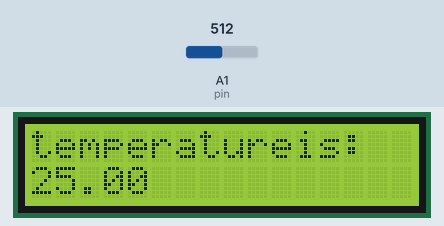
Recording of a sketch running on a simulated Arduino Uno, built with avr-gcc and run on an emulated ATmega328P. On the bench: 16×2 character LCD. Inputs (shaded band) come from the test bench; at power-on: A1 (pin) = 512. What the sketch prints to the serial monitor is not drawn.

Above: at 1.2 s.
1.3 s: A1 (pin) set to 0
At 2.6 s:
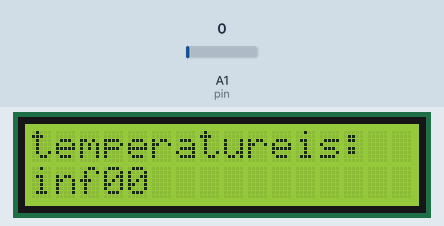
2.9 s: A1 (pin) set to 122
At 3.4 s:
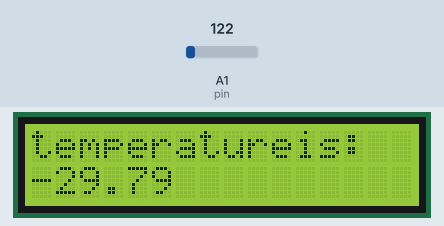
4.6 s: A1 (pin) set to 306
At 5.9 s:
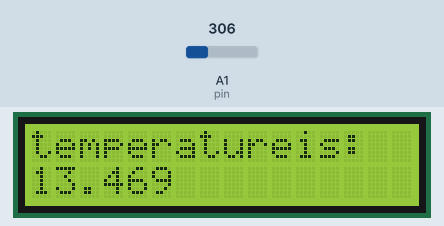
6.2 s: A1 (pin) set to 716
At 6.8 s:
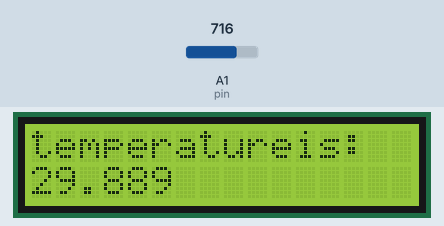
Timing chart, 0 to 8.9 s (numbered marks = the images above; inputs shaded):
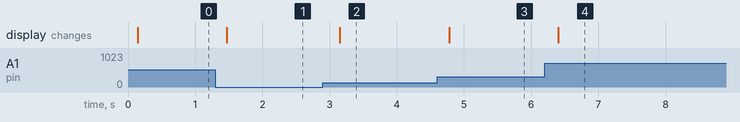

Measured:
- after the input at 1.3 s, the display: changes after 0.17 s (image 1)
- after the input at 2.9 s, the display: changes after 0.25 s (image 2)
- after the input at 4.6 s, the display: changes after 0.18 s (image 3)
- after the input at 6.2 s, the display: changes after 0.21 s (image 4)

The sketch:

thermistor_with_LCD.ino
```cpp
#define pin A1
#include <LiquidCrystal.h>
LiquidCrystal lcd(12, 11, 5, 4, 3, 2);

double val, vol, res, tem;

void setup() {
    lcd.begin(16, 2);

  // put your setup code here, to run once:
  pinMode(pin, INPUT);
  Serial.begin(9600);
}

void loop() {
  lcd.setCursor(0, 0);
  Serial.print("Thermistor Value : ");
  val = analogRead(pin);
  Serial.print(val);
  Serial.print(" | ");
  Serial.print("Thermistor Voltage : ");
  vol = 5 * val / 1024;
  Serial.print(vol);
  Serial.print(" Volts | ");
  Serial.print("Thermistor Resistance : ");
  res = 1000 * (5 - vol) / vol;
  Serial.print(res);
  Serial.print(" Ohms | ");
  Serial.print("Thermistor Temperature : ");
  tem = 25 + (1 / (-0.1167)) * (res / 1000 - 1);
  Serial.print(tem);
  Serial.print(" degree C");
  Serial.println();
  lcd.print("temperatureis:");
   lcd.setCursor(0, 1 );

  lcd.print(tem);
}
```
